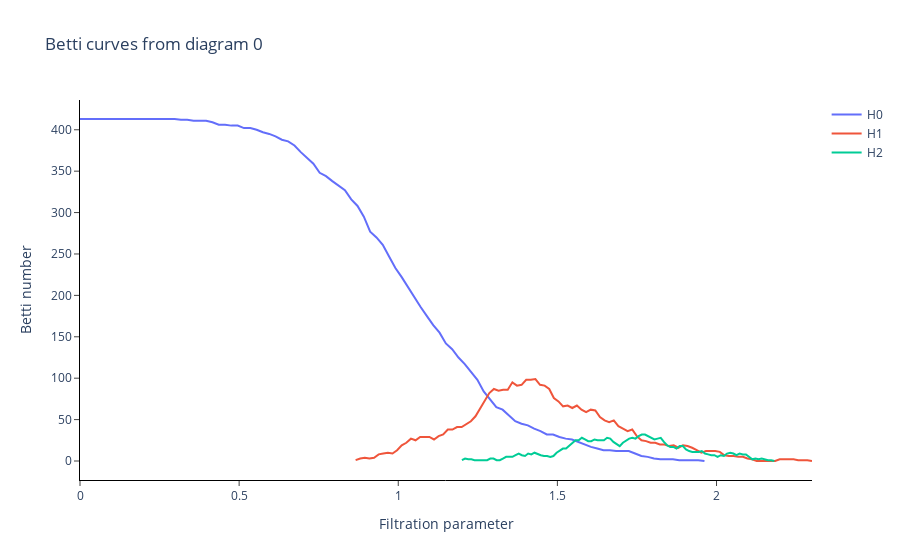

This figure's notebook cell:
### Code cell
from gtda.diagrams import BettiCurve

x = contaminantes_persistence.fit_transform(y_periodic_embedded)




BCurve = BettiCurve(
    )
print("Persistence diagram for periodic signal")
BCurve.fit_transform_plot(x)
